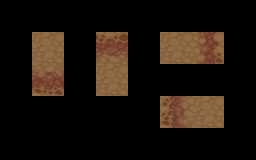

This is a level from a 2D game, rendered from its Tiled map with the project's own tilesets. A one-line summary and the map file follow, with tile-layer data summarised:
An orthogonal 8x5 tile map with 32x32 px tiles, 3 tile layers (regions, input_set, output_dirt2).

<map version="1.0" orientation="orthogonal" width="8" height="5" tilewidth="32" tileheight="32">
 <properties>
  <property name="AutomappingRadius" value="1" />
  <property name="DeleteTiles" value="true" />
 </properties>
 <tileset firstgid="1" name="dirt2" tilewidth="32" tileheight="32">
  <image source="../../img/dirt2.png" width="96" height="192" />
 </tileset>
 <layer name="regions" width="8" height="5">
  <data>[40 cells, 8 non-empty, 1 distinct tile ids]</data>
 </layer>
 <layer name="input_set" width="8" height="5">
  <data>[40 cells, 4 non-empty, 1 distinct tile ids]</data>
 </layer>
 <layer name="output_dirt2" width="8" height="5">
  <data>[40 cells, 4 non-empty, 4 distinct tile ids]</data>
 </layer>
</map>
